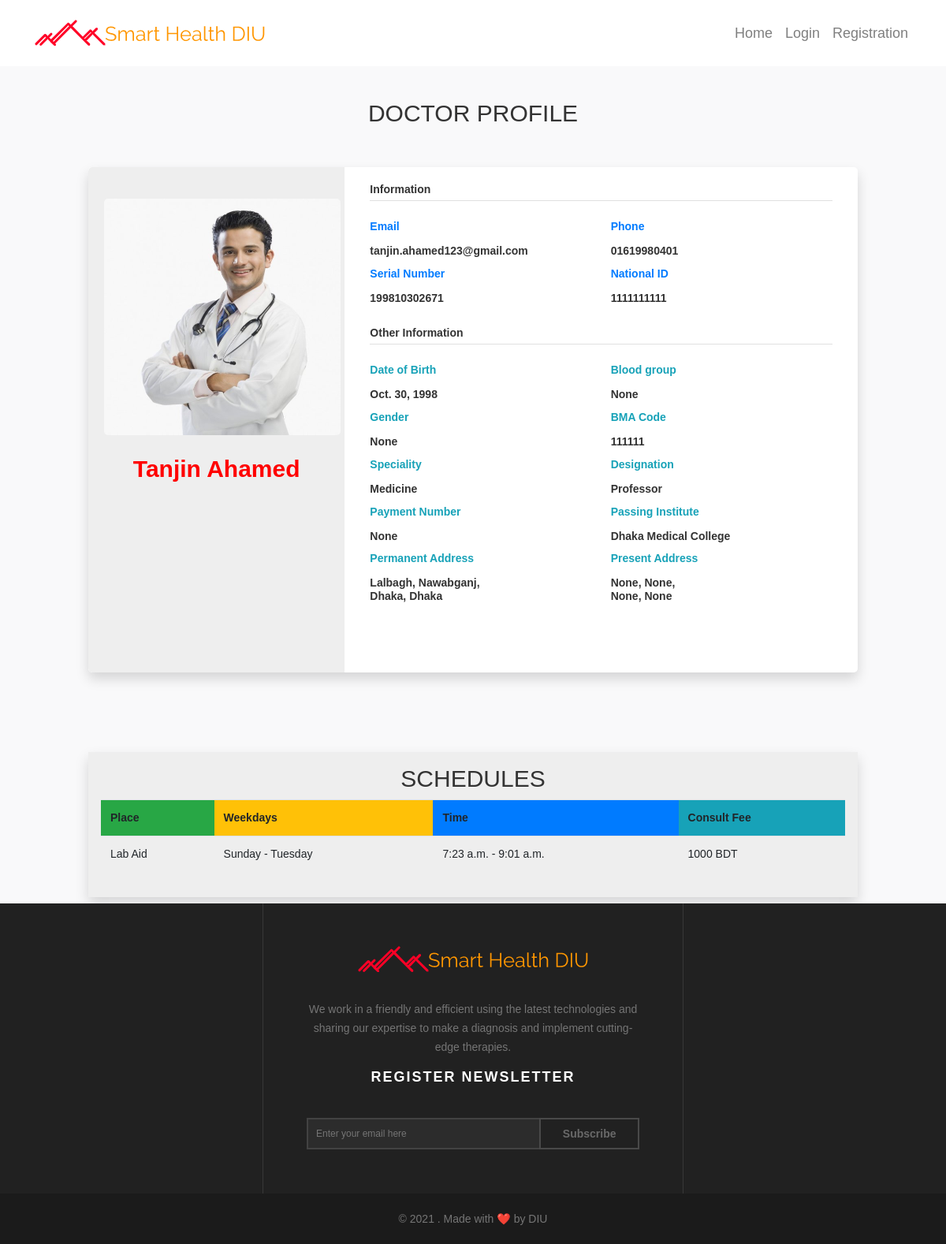
Page /user/doctor/27/ on the committed database.
### users/models.py (models this page shows, shortened)
class User(AbstractUser):
    USER_TYPE_CHOICES = (
        (1, 'admin'),
        (2, 'doctor'),
        (3, 'patients'),
        (4, 'Manager'),
    )
    VERIFY_STATUS = (
        ('yes', 'yes'),
        ('no', 'no')
    )
    GENDER_CHOICES = (
        ('Male', 'Male'),
        ('Female', 'Female'),
    )
    BG_CHOICES = (
        ('O+', 'O+'),
        ('O-', 'O-'),
        ('A+', 'A+'),
        ('A-', 'A-'),
        ('B+', 'B+'),
        ('B-', 'B-'),
        ('AB+', 'AB+'),
        ('AB-', 'AB-'),
    )
    DESIGNATION_CHOICES = (
        ('Professor', 'Professor'),
	    ('Associate Professor', 'Associate Professor'),
	    ('Assistant Professor', 'Assistant Professor'),
        ('Consultant', 'Consultant'),
	    ('Registras', 'Registras'),
	    ('Assistant Registras', 'Assistant Registras'),
	    ('IMO', 'IMO'),
        ('EMO', 'EMO'),
        ('RMO', 'RMO'),
        ('HMO', 'HMO'),
        ('Other', 'Other')
    )
    username = None
    sn = models.CharField(verbose_name='Serial Number', max_length=12, unique=True, error_messages={'required': 'Your Name is Required'})
    pm_division = models.ForeignKey(Division, verbose_name='Division', related_name='pm_division', on_delete=models.DO_NOTHING, null=True, blank=True)
    pm_district = models.ForeignKey(District, verbose_name='District', related_name='pm_district', on_delete=models.DO_NOTHING, null=True, blank=True)
    pm_thana = models.ForeignKey(Thana, verbose_name='Thana', related_name='pm_thana', on_delete=models.DO_NOTHING, null=True, blank=True)
    ps_division = models.ForeignKey(Division, verbose_name='Division', related_name='ps_division', on_delete=models.DO_NOTHING, null=True, blank=True)
    ps_district = models.ForeignKey(District, verbose_name='District', related_name='ps_district', on_delete=models.DO_NOTHING, null=True, blank=True)
    ps_thana = models.ForeignKey(Thana, verbose_name='Thana', related_name='ps_thana', on_delete=models.DO_NOTHING, null=True, blank=True)
    pm_village = models.CharField(verbose_name='Village',max_length=50, null=True, blank=True)
    ps_village = models.CharField(verbose_name='Village',max_length=50, null=True, blank=True)
    pm_union = models.CharField(verbose_name='Union',max_length=50, null=True, blank=True)
    ps_union = models.CharField(verbose_name='Union',max_length=50, null=True, blank=True)
    pm_ward = models.CharField(verbose_name='Ward',max_length=50, null=True, blank=True)
    ps_ward = models.CharField(verbose_name='Ward',max_length=50, null=True, blank=True)
    birthday = models.DateField(null=True, blank=True)
    image = models.ImageField(default='default.jpg', upload_to='users', null=True, blank=True)
    verified = models.CharField(max_length=10, choices=VERIFY_STATUS, null=True, default='no')
    user_type = models.PositiveIntegerField(choices=USER_TYPE_CHOICES, default=3, blank=True, null=True)
    mobile = models.CharField(verbose_name='Mobile Number', max_length=11, blank=True)
    payment = models.CharField(verbose_name='Payment Number', max_length=11, null=True, blank=True)
    nid = models.CharField(verbose_name='National ID', max_length=10, blank=True, null=True)
    bma = models.CharField(verbose_name='BMA Code', max_length=20, blank=True, null=True)
    institute = models.CharField(verbose_name='Institute', max_length=100, blank=True, null=True)
    designation = models.CharField(verbose_name='Designation', max_length=50, choices=DESIGNATION_CHOICES, blank=True, null=True)
    specialist = models.ForeignKey(Speciality, verbose_name='Specialist', blank=True, null=True, on_delete=models.CASCADE)
    father_name = models.CharField(verbose_name='Father\'s name', max_length=25, null=True, blank=True)
    mother_name = models.CharField(verbose_name='Mother\'s name', max_length=25, null=True, blank=True)
    father_mobile = models.CharField(verbose_name='Father\'s Mobile', max_length=11, null=True, blank=True)
    mother_mobile = models.CharField(verbose_name='Mother\'s Mobile', max_length=11, null=True, blank=True)
    bg = models.CharField(verbose_name='Blood Group', max_length=11, choices=BG_CHOICES, null=True, blank=True)
    gender = models.CharField(verbose_name='Select Gender', max_length=11, choices=GENDER_CHOICES, null=True, blank=True)
    USERNAME_FIELD = 'sn'

class Speciality(models.Model):
    name = models.CharField(max_length=100)
    def __str__(self):
        return self.name

class Thana(models.Model):
    district = models.ForeignKey(District, on_delete=models.CASCADE)
    name = models.CharField(max_length=30)
    def __str__(self):
        return self.name

class District(models.Model):
    division = models.ForeignKey(Division, on_delete=models.CASCADE)
    name = models.CharField(max_length=30)
    def __str__(self):
        return self.name

class Division(models.Model):
    name = models.CharField(max_length=20)
    def __str__(self):
        return self.name

class Schedule(models.Model):
    DAYS = (
        ('Sunday', 'Sunday'),
        ('Monday', 'Monday'),
        ('Tuesday', 'Tuesday'),
        ('Wednessday', 'Wednessday'),
        ('Thursday', 'Thursday'),
        ('Friday', 'Friday'),
        ('Saturday', 'Saturday'),
    )
    name = models.CharField(verbose_name='Place', max_length=200, null=True)
    wkfrom = models.CharField(verbose_name='Start Day', max_length=15, choices=DAYS)
    wkto = models.CharField(verbose_name='End day', max_length=15, choices=DAYS)
    timefrom = models.TimeField(verbose_name='Time From', null=True)
    timeto = models.TimeField(verbose_name='Time To', null=True)
    fee = models.CharField(verbose_name='Consultaiton Fee', max_length=20)
    doctor = models.ForeignKey(User, on_delete=models.CASCADE, null=True)

### users/views.py (the view)
# urls.py: path('user/doctor/<int:pk>/', DoctorDetailView.as_view(), name='doctor-view'),
class DoctorDetailView(DetailView):
    model = User
    context_object_name = 'user'
    template_name = 'users/dashboard/doctor.html'
    def get_context_data(self, **kwargs):
        kwargs['schedules'] = Schedule.objects.filter(doctor_id=self.kwargs['pk'])
        return super().get_context_data(**kwargs)

### users/templates/users/dashboard/doctor.html (shortened to what this page needs)
{% extends 'users/dashboard/base.html' %}
{% block content %}
<div class="row mx-auto">
    <div class="col-md-10 mx-auto">
        <br>
        <br>
        <h3 class="text-uppercase text-center">Doctor Profile</h3>
        <br>
        <br>
        <div class="row">
            <div class="col-xl-12 col-md-12">
                <div class="card user-card-full shadow">
                    <div class="row m-l-0 m-r-0">
                        <div class="col-sm-4 bg-c-lite-green user-profile">
                            <div class="card-block text-center text-white">
                                <div class="m-b-25"> <img src="{{ user.image.url }}" class="img-radius" width="300px" height="300px" alt="User-Profile-Image"> </div>
                                <h3 class="f-w-600">
                                    {% if user.verified == 'yes' %}
                                    <span style="color: green;">{{ user.first_name }} {{ user.last_name }}</span>
                                    {% else %}
                                        <span style="color: red;">{{ user.first_name }} {{ user.last_name }}</span>
                                    {% endif %}
                                </h3>
                            </div>
                        </div>
                        <div class="col-sm-8">
                            <div class="card-block">
                                <h6 class="m-b-20 p-b-5 b-b-default f-w-600">Information</h6>
                                <div class="row">
                                    <div class="col-sm-6">
                                        <p class="m-b-10 f-w-600 text-primary">Email</p>
                                        <h6 class="f-w-400">{{ user.email }}</h6>
                                    </div>
                                    <div class="col-sm-6">
                                        <p class="m-b-10 f-w-600 text-primary">Phone</p>
                                        <h6 class="f-w-400">{{ user.mobile }}</h6>
                                    </div>
                                    <div class="col-sm-6">
                                        <p class="m-b-10 f-w-600 text-primary">Serial Number</p>
                                        <h6 class="f-w-400">{{ user.sn }}</h6>
                                    </div>
                                    <div class="col-sm-6">
                                        <p class="m-b-10 f-w-600 text-primary">National ID</p>
                                        <h6 class="f-w-400">{{ user.nid }}</h6>
                                    </div>
                                </div>
                                <h6 class="m-b-20 m-t-40 p-b-5 b-b-default f-w-600">Other Information</h6>
                                <div class="row">
                                    <div class="col-sm-6">
                                        <p class="m-b-10 f-w-600 text-info">Date of Birth</p>
                                        <h6 class="f-w-400">{{ user.birthday }}</h6>
                                    </div>
                                    <div class="col-sm-6">
                                        <p class="m-b-10 f-w-600 text-info">Blood group</p>
                                        <h6 class="f-w-400">{{ user.bg }}</h6>
                                    </div>
                                    <div class="col-sm-6">
                                        <p class="m-b-10 f-w-600 text-info">Gender</p>
                                        <h6 class="f-w-400">{{ user.gender }}</h6>
                                    </div>
                                    {% if user.user_type == 2 %}
                                    <div class="col-sm-6">
                                        <p class="m-b-10 f-w-600 text-info">BMA Code</p>
                                        <h6 class="f-w-400">{{ user.bma }}</h6>
                                    </div>
                                    <div class="col-sm-6">
                                        <p class="m-b-10 f-w-600 text-info">Speciality</p>
                                        <h6 class="f-w-400">{{ user.specialist }}</h6>
                                    </div>
                                    <div class="col-sm-6">
                                        <p class="m-b-10 f-w-600 text-info">Designation</p>
                                        <h6 class="f-w-400">{{ user.designation }}</h6>
                                    </div>
                                    <div class="col-sm-6">
                                        <p class="m-b-10 f-w-600 text-info">Payment Number</p>
                                        <h6 class="f-w-400">{{ user.payment }}</h6>
                                    </div>
                                    <div class="col-sm-6">
                                        <p class="m-b-10 f-w-600 text-info">Passing Institute</p>
                                        <h6 class="f-w-400">{{ user.institute }}</h6>
                                    </div>
                                    {% endif %}
                                    <div class="col-sm-6">
                                        <p class="m-b-10 f-w-600 text-info">Permanent Address</p>
                                        <h6 class="f-w-400">{{ user.pm_village }}, {{ user.pm_thana }},<br>
                                            {{ user.pm_district }}, {{ user.pm_division }}</h6>
                                    </div>
                                    <div class="col-sm-6">
                                        <p class="m-b-10 f-w-600 text-info">Present Address</p>
                                        <h6 class="f-w-400">{{ user.ps_village }}, {{ user.ps_thana }},<br>
                                            {{ user.ps_district }}, {{ user.ps_division }}</h6>
                                    </div>
                                </div>
                                <ul class="social-link list-unstyled m-t-40 m-b-10">
                                    <li></li>
                                    <li></li>
                                    <li></li>
                                </ul>
                            </div>
                        </div>
                    </div>
                </div>
            </div>
        </div>
        <br>
        <br><br>
        <div class="my-2 shadow p-3" style="background-color: #eee;">
            <h3 class="text-center text-uppercase">Schedules</h3>
            <table class="table table-striped">
                <tbody>
                    <tr>
                        <th class="bg-success">Place</th>
                        <th class="bg-warning"class="bg-success">Weekdays</th>
                        <th class="bg-primary">Time</th>
                        <th class="bg-info">Consult Fee</th>
                    </tr>
                {% for schedule in schedules %}
                    <tr>
                        <td>{{ schedule.name }}</td>
                        <td>{{ schedule.wkfrom }} - {{ schedule.wkto }}</td>
                        <td>{{ schedule.timefrom }} - {{ schedule.timeto }}</td>
                        <td>{{ schedule.fee }} BDT</td>
                    </tr>
                {% endfor %}
                </tbody>
            </table>
        </div>
    </div>
</div>
{% endblock content %}

### rows in the picture
User: image (picture), first_name "Tanjin", last_name "Ahamed", email "tanjin.ahamed123@gmail.com", mobile "01619980401", sn "199810302671", nid "1111111111", birthday "Oct. 30, 1998", bg "None", gender "None", bma "111111", specialist "Medicine", designation "Professor", payment "None", institute "Dhaka Medical College", pm_village "Lalbagh", pm_thana "Nawabganj", pm_district "Dhaka", pm_division "Dhaka", ps_village "None", ps_thana "None", ps_district "None", ps_division "None"
Schedule: name "Lab Aid", wkfrom "Sunday", wkto "Tuesday", timefrom "7:23 a.m.", timeto "9:01 a.m.", fee "1000"
